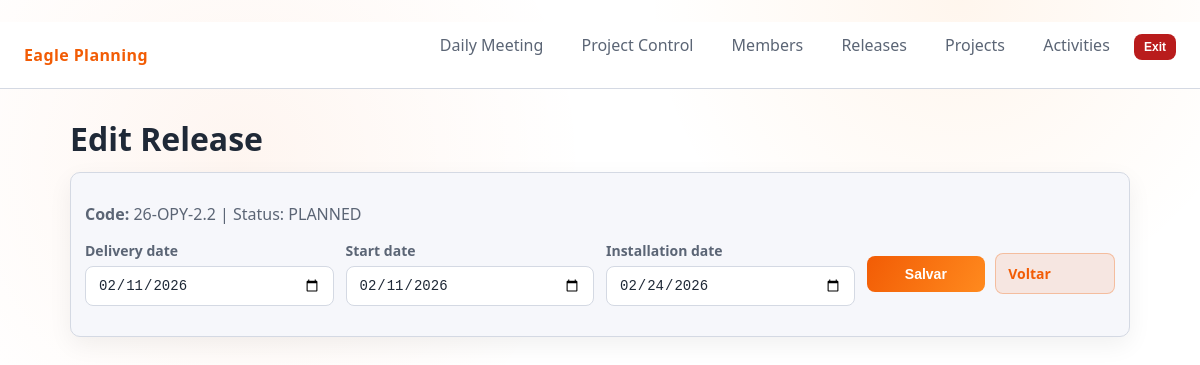
Screenshot of /releases/4/edit with the database file from the repository.
### eagle_pm/app/models.py (models this page shows)
class Release(Base):
    __tablename__ = "release"
    id = Column(Integer, primary_key=True)
    release_code = Column(String(64), nullable=False, unique=True)
    status_code = Column(String(3), ForeignKey("index_release_status.code"), nullable=False)
    delivery_date = Column(Date, nullable=False)
    start_date = Column(Date, nullable=False)
    installation_date = Column(Date, nullable=False)
    created_at = Column(DateTime, default=utcnow, nullable=False)
    updated_at = Column(DateTime, default=utcnow, onupdate=utcnow, nullable=False)
    status = relationship("IndexReleaseStatus")
    links = relationship("ReleaseLink", back_populates="release", cascade="all, delete-orphan")
    __table_args__ = (Index("idx_release_status", "status_code"),)

class IndexReleaseStatus(Base):
    __tablename__ = "index_release_status"
    code = Column(String(3), primary_key=True)
    name = Column(String(32), nullable=False)

### eagle_pm/app/routes.py (the view)
@router.get("/releases/{release_id}/edit")
def edit_release(request: Request, release_id: int, session: Session = Depends(get_session)):
    rel = crud.get_release(session, release_id)
    if not rel:
        raise HTTPException(status_code=404, detail="Release not found")
    status_options = crud.get_index_options(session, models.IndexReleaseStatus)
    return templates.TemplateResponse(
        "release_edit.html",
        {
            "request": request,
            "title": "Edit Release",
            "release": rel,
            "status_options": status_options,
        },
    )

### eagle_pm/app/templates/release_edit.html (shortened to what this page needs)
{% extends "base.html" %}
{% block content %}
  <h1>Edit Release</h1>
  <div class="panel">
    <p><strong>Code:</strong> {{ release.release_code }} | Status: {{ release.status.name if release.status else release.status_code }}</p>
    <form method="post" action="/releases/{{ release.id }}/edit" class="form-grid">
      <label>Delivery date<input type="date" name="delivery_date" value="{{ release.delivery_date }}" required {% if release.status_code == "003" %}disabled{% endif %}/></label>
      <label>Start date<input type="date" name="start_date" value="{{ release.start_date }}" required {% if release.status_code == "003" %}disabled{% endif %}/></label>
      <label>Installation date<input type="date" name="installation_date" value="{{ release.installation_date }}" required {% if release.status_code == "003" %}disabled{% endif %}/></label>
      <div class="actions">
        {% if release.status_code != "003" %}
          <button type="submit">Salvar</button>
        {% endif %}
        <a class="btn secondary" href="/releases">Voltar</a>
      </div>
    </form>
  </div>
{% endblock %}

### eagle_pm/app/static/app.css (style rules this page uses)
* { box-sizing: border-box; }
body { margin: 0; font-family: "Segoe UI", "Inter", system-ui, -apple-system, sans-serif; background: radial-gradient(circle at 20% 20%, rgba(242,92,5,0.06), transparent 30%), radial-gradient(circle at 80% 0%, rgba(255,138,30,0.08), transparent 25%), var(--bg); color: var(--text); }
a { text-decoration: none; }
h1 { margin: 0 0 12px 0; }
p { color: var(--muted); }
.panel { background: var(--panel); border: 1px solid var(--border); border-radius: var(--radius); padding: var(--space); margin-bottom: 16px; box-shadow: 0 8px 24px rgba(0,0,0,0.06); }
.form-grid { display: grid; grid-template-columns: repeat(auto-fit, minmax(220px, 1fr)); gap: 12px; }
label { color: var(--muted); font-size: 14px; font-weight: 700; }
input, select, button, .btn { border-radius: 8px; border: 1px solid var(--border); background: #ffffff; color: var(--text); padding: 10px 12px; font-size: 14px; width: 100%; }
.form-grid label, .form-inline label { display: flex; flex-direction: column; align-items: flex-start; gap: 6px; }
button, .btn { background: linear-gradient(120deg, var(--accent), var(--accent-2)); color: #ffffff; font-weight: 700; border: none; cursor: pointer; }
.btn.secondary { background: rgba(242,92,5,0.1); color: var(--accent); border: 1px solid rgba(242,92,5,0.3); }
.actions { display: flex; gap: 10px; align-items: center; }

### rows the page displays
Release: release_code "26-OPY-2.2", delivery_date "02/11/2026", start_date "02/11/2026", installation_date "02/24/2026"
IndexReleaseStatus: status "PLANNED"
